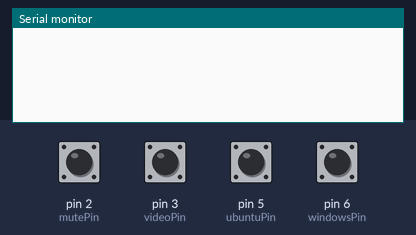
A sketch run on a simulated Arduino Leonardo, built with avr-gcc and run on an emulated ATmega32U4. On the bench: the last lines printed to the serial monitor. The test bench sets the inputs (shaded band); at power-on: pin 2 (mutePin), pin 3 (videoPin), pin 5 (ubuntuPin), pin 6 (windowsPin) HIGH. USB keyboard and mouse output is not drawn.

Above: at 1.2 s.
1.3 s: pin 2 (mutePin) pulled LOW for 0.15 s
At 2.0 s:
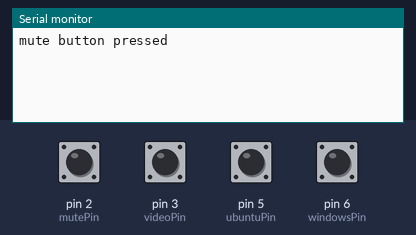
2.9 s: pin 3 (videoPin) pulled LOW for 0.15 s
At 4.4 s:
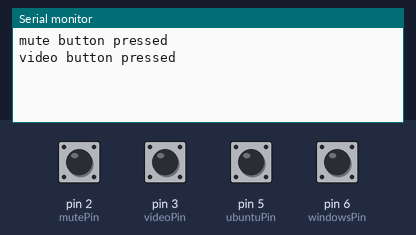

The sketch:

ZoomMuter.ino
```cpp
/*
  ZoomMuter

  When you connect pin 2 to ground, it performs a logout.
  It uses keyboard combinations to do this, as follows:

  On Windows, CTRL-ALT-DEL followed by ALT-l
  On Ubuntu, CTRL-ALT-DEL, and ENTER
  On OSX, CMD-SHIFT-q
*/

#define MACOS 0
#define WINDOWS 1
#define UBUNTU 2

#include "Keyboard.h"
#include <Button.h>

// Variable to keep track of what platform the device is set for
int platform;

const int mutePin = 2;
const int videoPin = 3;

const int ubuntuPin = 5;
const int windowsPin = 6;

// Set up buttons, 10ms debounce
Button muteButton(mutePin, 10); // Connect your button between pin 2 and GND
Button videoButton(videoPin, 10); // Connect your button between pin 3 and GND

void setup() {
  // Begin the two buttons
  muteButton.begin();
  videoButton.begin();

  Keyboard.begin();

  // Initialize the OS switch's two pins
  pinMode(ubuntuPin, INPUT_PULLUP);
  pinMode(windowsPin, INPUT_PULLUP);

}

void loop() {

  // Check which OS mode we're on
  if (digitalRead(ubuntuPin) == LOW) {
    platform = UBUNTU;
  } else if (digitalRead(windowsPin) == LOW) {
    platform = WINDOWS;
  } else {
    platform = MACOS;
  }

  if (muteButton.pressed()) {
    Serial.println("mute button pressed");
    muteUnmute(platform);
  }

  if (videoButton.pressed()) {
    Serial.println("video button pressed");
    startStopVideo(platform);
  }
}

void muteUnmute(int platform) {
  switch (platform) {
    case MACOS:
      // Command-Shift-A mutes audio
      Keyboard.press(KEY_LEFT_GUI);
      Keyboard.press(KEY_LEFT_SHIFT);
      Keyboard.press('A');
      delay(100);
      Keyboard.releaseAll();
      break;
    case WINDOWS:
      // FIXME
      break;
    case UBUNTU:
      // FIXME
      break;
  }
}

void startStopVideo(int platform) {
  switch (platform) {
    case MACOS:
      // Command-Shift-A mutes audio
      Keyboard.press(KEY_LEFT_GUI);
      Keyboard.press(KEY_LEFT_SHIFT);
      Keyboard.press('V');
      delay(100);
      Keyboard.releaseAll();
      break;
    case WINDOWS:
      // FIXME
      break;
    case UBUNTU:
      // FIXME
      break;
  }
}
```

Measured:
- after the input at 1.3 s, the serial monitor: prints a new line at once (image 1)
- after the input at 2.9 s, the serial monitor: prints a new line at once (image 2)
